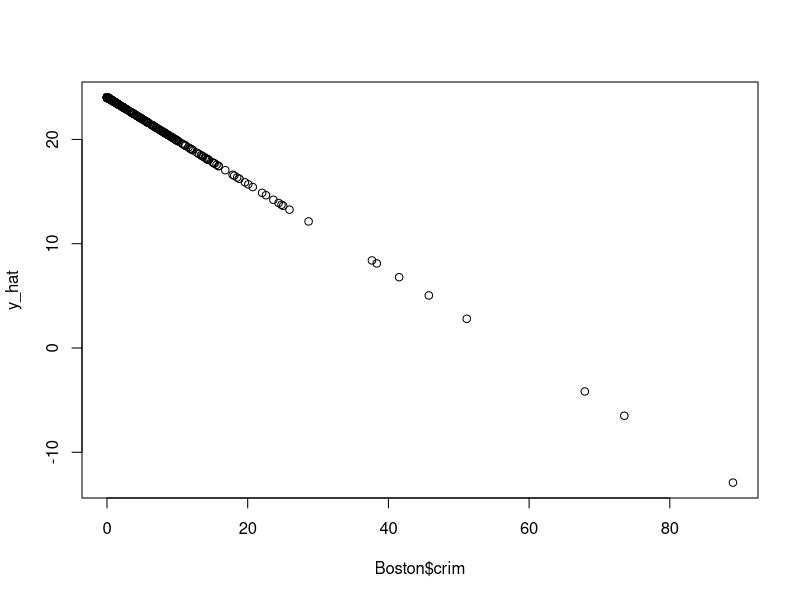
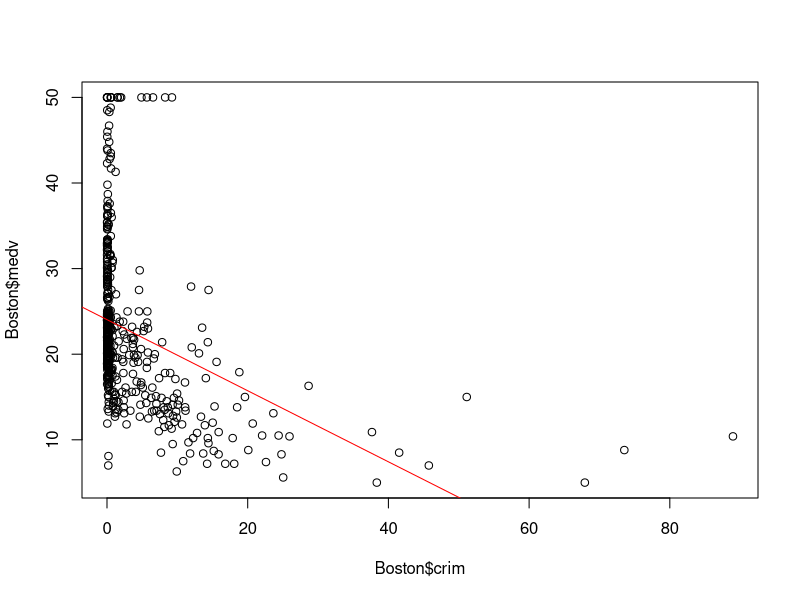
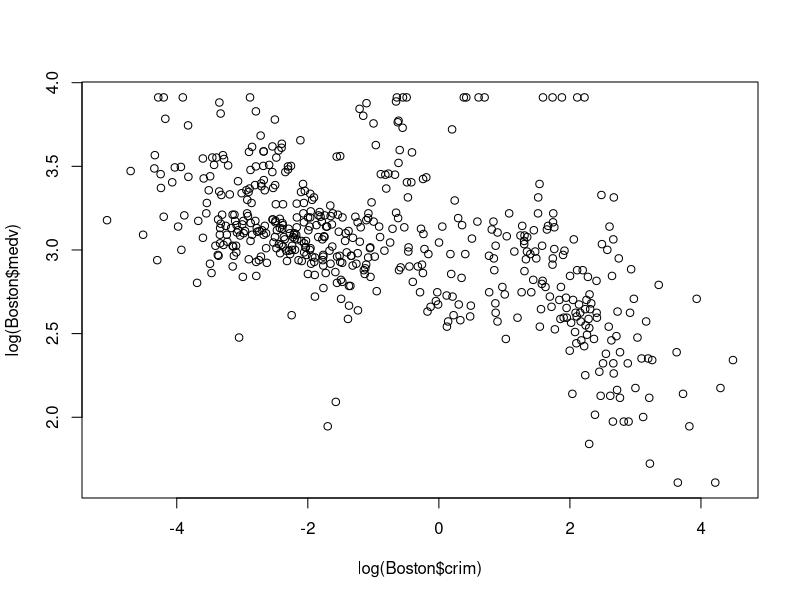
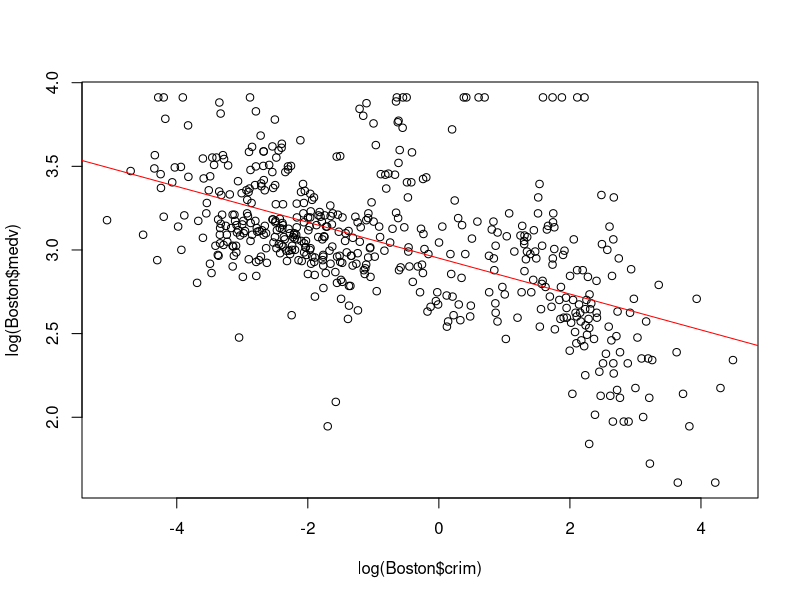
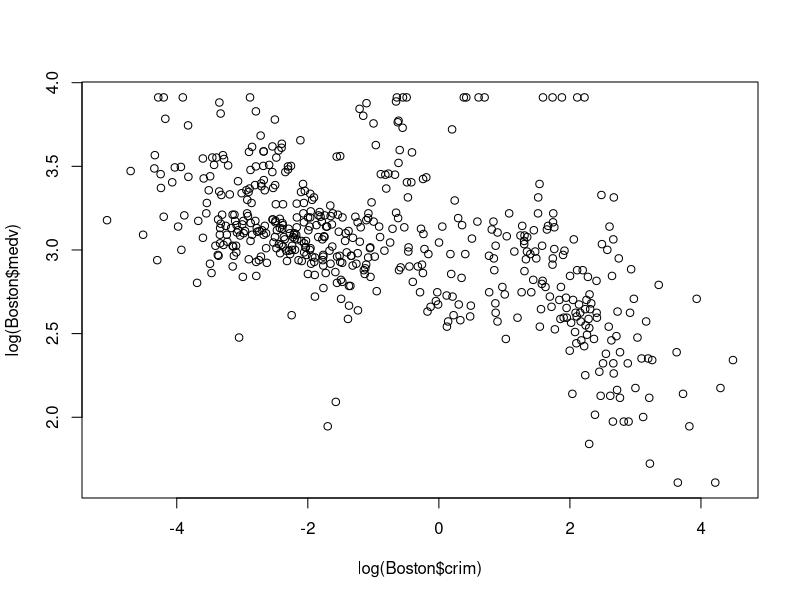

Reproduce these figures in R, in order.
# ---
# jupyter:
#   jupytext:
#     formats: ipynb,Rmd,R
#     text_representation:
#       extension: .R
#       format_name: light
#       format_version: '1.5'
#       jupytext_version: 1.9.1
#   kernelspec:
#     display_name: R
#     language: R
#     name: ir
# ---

# # Lab 3 - More Regression
# ## lecture 3

library('MASS')
data(Boston)

?Boston

mod = lm(medv~crim,data=Boston)
summary(mod)

y_hat = predict(mod)
plot(Boston$crim,y_hat)

plot(Boston$crim,Boston$medv)
abline(coef=coef(mod),col='red')

# # covariate transformations

plot(log(Boston$crim),log(Boston$medv))

# ## variable transformations

mod2 = lm(log(medv)~log(crim),data=Boston)

summary(mod2)

plot(log(Boston$crim),log(Boston$medv))
abline(coef=coef(mod2),col='red')

plot(log(Boston$crim),log(Boston$medv))

logmedv = array(log(Boston$medv),c(506,1))
transf_crim = log(Boston$crim)

mod3 = lm(logmedv~transf_crim)
summary(mod3)

X = model.matrix(mod3)
head(X)

head(log(Boston$crim))

beta_hat = ginv(t(X)%*%X)%*%t(X)%*%logmedv

coef(mod3)

# # categorical variables

data(birthwt)

?birthwt

head(birthwt)

head(birthwt$race)

racef = as.factor(birthwt$race)
head(racef)

levels(racef) = c("White","Black","Other")

head(racef)

birthwt$race = racef
mod = lm(bwt~race,data=birthwt)
summary(mod)

head(model.matrix(mod))


